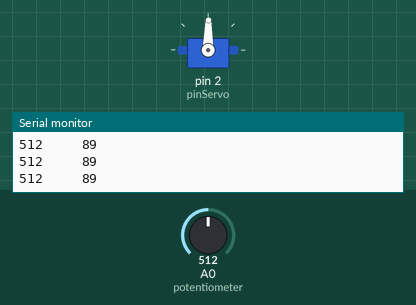
Recording of a sketch running on a simulated Arduino Uno, built with avr-gcc and run on an emulated ATmega328P. Parts: servo, the last lines printed to the serial monitor. The inputs (shaded band) are chosen by the test bench; at power-on: A0 (potentiometer) = 512.

Above: at 1.2 s.
1.3 s: A0 (potentiometer) set to 716
At 2.6 s:
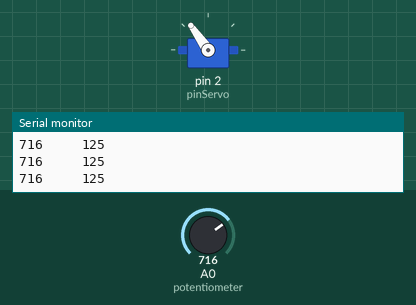
2.9 s: A0 (potentiometer) set to 900
At 3.8 s:
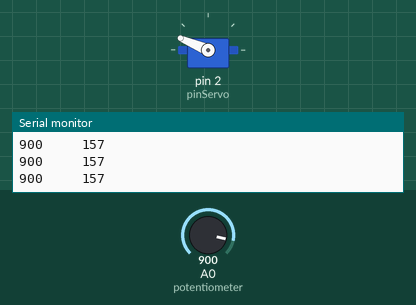
4.5 s: A0 (potentiometer) set to 1023
At 5.3 s:
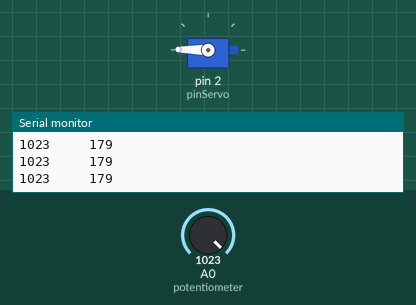
6.1 s: A0 (potentiometer) set to 306
At 7.4 s:
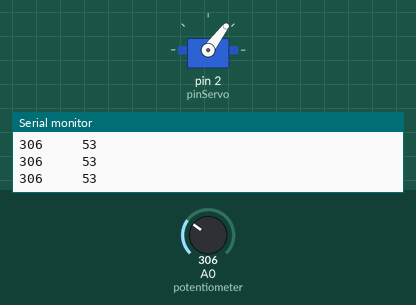
7.7 s: A0 (potentiometer) set to 122
At 8.9 s:
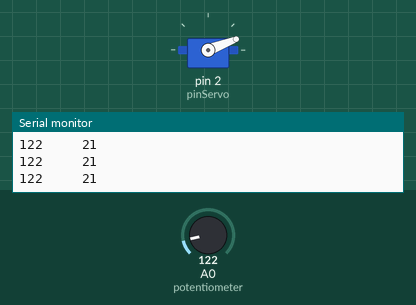
Timing chart, 0 to 10.3 s (numbered marks = the images above; inputs shaded):
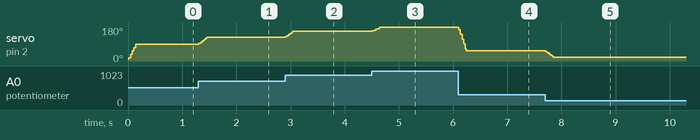

The sketch:

RegularServo.ino
```cpp
#include <Servo.h>

// Define the pins to which the servo and sensor are connected.
const int pinServo = 2;
const int potentiometer = 0;

int buffer[10];
int bufferIdx = 0;

// Use a Servo object to represent and control the servo.
Servo myServo;

void setup()
{
    for(int i=0; i<10; i++)
    {
      buffer[i] = 0;
    }
    // Tell the Servo object which pin to use to control the servo.
    myServo.attach(pinServo);

    // Configure the angle sensor's pin for input signals.
    pinMode(potentiometer, INPUT);

    Serial.begin(57600);

    while(!Serial);
    Serial.println("Starting setup");
}

void readPot()
{
    // Read the value of the angle sensor.
    buffer[bufferIdx] = analogRead(potentiometer);
    bufferIdx++;
    if(bufferIdx > 9) {
      bufferIdx = 0;
    }
}

int getRollingAverage()
{
  int total = 0;
  for(int i=0; i<10; i++)
  {
    total+=buffer[i];
  }

  float avg = (float) total / 10.0;
  return (int) avg;
}

void loop()
{
    readPot();
    int sensorPosition = getRollingAverage();

    // The analog value from the angle sensor is between 0 and 1023, but
    // the servo only accepts values between 0 and 179; use the map()
    // function as a linear conversion between the two ranges.
    int shaftPosition = map(sensorPosition, 0, 1023, 0, 179);

    // Use the Servo object to move the servo.
    myServo.write(shaftPosition);

    Serial.println(String(sensorPosition) + "     " + String(shaftPosition));

    delay(15);
}
```

Measured:
- after the input at 1.3 s, servo on pin 2 (pinServo): 89° → 125° at once
- after the input at 2.9 s, servo on pin 2 (pinServo): 125° → 157° at once
- after the input at 4.5 s, servo on pin 2 (pinServo): 157° → 179° at once
- after the input at 6.1 s, servo on pin 2 (pinServo): 179° → 53° at once
- after the input at 7.7 s, servo on pin 2 (pinServo): 53° → 21° at once
